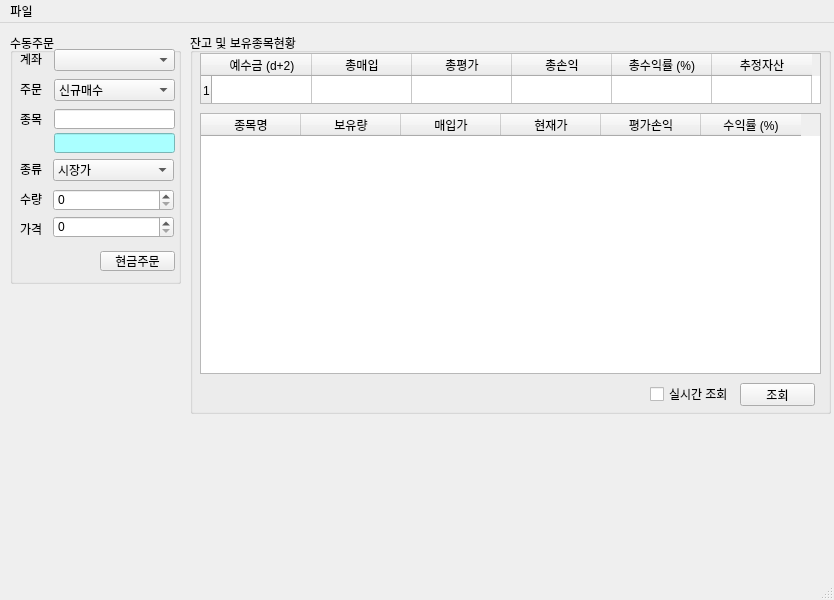
<?xml version="1.0" encoding="UTF-8"?>
<ui version="4.0">
 <class>MainWindow</class>
 <widget class="QMainWindow" name="MainWindow">
  <property name="geometry">
   <rect>
    <x>0</x>
    <y>0</y>
    <width>834</width>
    <height>600</height>
   </rect>
  </property>
  <property name="windowTitle">
   <string>PyTrader for Kiwoom v0.1</string>
  </property>
  <property name="windowIcon">
   <iconset>
    <normaloff>ico.ico</normaloff>ico.ico</iconset>
  </property>
  <widget class="QWidget" name="centralwidget">
   <widget class="QGroupBox" name="groupBox">
    <property name="geometry">
     <rect>
      <x>10</x>
      <y>10</y>
      <width>171</width>
      <height>251</height>
     </rect>
    </property>
    <property name="title">
     <string>수동주문</string>
    </property>
    <widget class="QLabel" name="label">
     <property name="geometry">
      <rect>
       <x>10</x>
       <y>20</y>
       <width>56</width>
       <height>12</height>
      </rect>
     </property>
     <property name="text">
      <string>계좌</string>
     </property>
    </widget>
    <widget class="QLabel" name="label_2">
     <property name="geometry">
      <rect>
       <x>10</x>
       <y>50</y>
       <width>56</width>
       <height>12</height>
      </rect>
     </property>
     <property name="text">
      <string>주문</string>
     </property>
    </widget>
    <widget class="QLabel" name="label_3">
     <property name="geometry">
      <rect>
       <x>10</x>
       <y>80</y>
       <width>56</width>
       <height>12</height>
      </rect>
     </property>
     <property name="text">
      <string>종목</string>
     </property>
    </widget>
    <widget class="QLabel" name="label_4">
     <property name="geometry">
      <rect>
       <x>10</x>
       <y>130</y>
       <width>56</width>
       <height>12</height>
      </rect>
     </property>
     <property name="text">
      <string>종류</string>
     </property>
    </widget>
    <widget class="QLabel" name="label_5">
     <property name="geometry">
      <rect>
       <x>10</x>
       <y>160</y>
       <width>56</width>
       <height>12</height>
      </rect>
     </property>
     <property name="text">
      <string>수량</string>
     </property>
    </widget>
    <widget class="QLabel" name="label_6">
     <property name="geometry">
      <rect>
       <x>10</x>
       <y>190</y>
       <width>56</width>
       <height>12</height>
      </rect>
     </property>
     <property name="text">
      <string>가격</string>
     </property>
    </widget>
    <widget class="QComboBox" name="qtOrder_comboBox_account">
     <property name="geometry">
      <rect>
       <x>44</x>
       <y>16</y>
       <width>121</width>
       <height>22</height>
      </rect>
     </property>
    </widget>
    <widget class="QComboBox" name="qtOrder_comboBox_order">
     <property name="geometry">
      <rect>
       <x>44</x>
       <y>46</y>
       <width>121</width>
       <height>22</height>
      </rect>
     </property>
     <item>
      <property name="text">
       <string>신규매수</string>
      </property>
     </item>
     <item>
      <property name="text">
       <string>신규매도</string>
      </property>
     </item>
     <item>
      <property name="text">
       <string>매수취소</string>
      </property>
     </item>
     <item>
      <property name="text">
       <string>매도취소</string>
      </property>
     </item>
    </widget>
    <widget class="QComboBox" name="qtOrder_comboBox_type">
     <property name="geometry">
      <rect>
       <x>43</x>
       <y>126</y>
       <width>121</width>
       <height>22</height>
      </rect>
     </property>
     <item>
      <property name="text">
       <string>시장가</string>
      </property>
     </item>
     <item>
      <property name="text">
       <string>지정가</string>
      </property>
     </item>
    </widget>
    <widget class="QLineEdit" name="qtOrder_lineEdit_item">
     <property name="geometry">
      <rect>
       <x>44</x>
       <y>76</y>
       <width>121</width>
       <height>20</height>
      </rect>
     </property>
    </widget>
    <widget class="QLineEdit" name="qtOrder_lineEdit_code">
     <property name="geometry">
      <rect>
       <x>44</x>
       <y>100</y>
       <width>121</width>
       <height>20</height>
      </rect>
     </property>
     <property name="styleSheet">
      <string notr="true">background-color:rgb(170, 255, 255);</string>
     </property>
     <property name="readOnly">
      <bool>true</bool>
     </property>
    </widget>
    <widget class="QSpinBox" name="qtOrder_spinBox_qty">
     <property name="geometry">
      <rect>
       <x>43</x>
       <y>156</y>
       <width>121</width>
       <height>22</height>
      </rect>
     </property>
     <property name="maximum">
      <number>1000000</number>
     </property>
    </widget>
    <widget class="QSpinBox" name="qtOrder_spinBox_price">
     <property name="geometry">
      <rect>
       <x>43</x>
       <y>183</y>
       <width>121</width>
       <height>22</height>
      </rect>
     </property>
     <property name="maximum">
      <number>100000000</number>
     </property>
     <property name="singleStep">
      <number>50</number>
     </property>
    </widget>
    <widget class="QPushButton" name="qtOrder_pushButton_sendOrder">
     <property name="geometry">
      <rect>
       <x>90</x>
       <y>218</y>
       <width>75</width>
       <height>20</height>
      </rect>
     </property>
     <property name="text">
      <string>현금주문</string>
     </property>
    </widget>
   </widget>
   <widget class="QGroupBox" name="groupBox_2">
    <property name="geometry">
     <rect>
      <x>190</x>
      <y>10</y>
      <width>641</width>
      <height>381</height>
     </rect>
    </property>
    <property name="title">
     <string>잔고 및 보유종목현황</string>
    </property>
    <widget class="QTableWidget" name="qtTrade_tableWidget">
     <property name="enabled">
      <bool>true</bool>
     </property>
     <property name="geometry">
      <rect>
       <x>10</x>
       <y>20</y>
       <width>621</width>
       <height>51</height>
      </rect>
     </property>
     <property name="editTriggers">
      <set>QAbstractItemView::NoEditTriggers</set>
     </property>
     <property name="rowCount">
      <number>1</number>
     </property>
     <row/>
     <column>
      <property name="text">
       <string>예수금 (d+2)</string>
      </property>
     </column>
     <column>
      <property name="text">
       <string>총매입</string>
      </property>
     </column>
     <column>
      <property name="text">
       <string>총평가</string>
      </property>
     </column>
     <column>
      <property name="text">
       <string>총손익</string>
      </property>
     </column>
     <column>
      <property name="text">
       <string>총수익률 (%)</string>
      </property>
     </column>
     <column>
      <property name="text">
       <string>추정자산</string>
      </property>
     </column>
    </widget>
    <widget class="QTableWidget" name="qtTrade_tableWidget2">
     <property name="geometry">
      <rect>
       <x>10</x>
       <y>80</y>
       <width>621</width>
       <height>261</height>
      </rect>
     </property>
     <property name="editTriggers">
      <set>QAbstractItemView::NoEditTriggers</set>
     </property>
     <column>
      <property name="text">
       <string>종목명</string>
      </property>
     </column>
     <column>
      <property name="text">
       <string>보유량</string>
      </property>
     </column>
     <column>
      <property name="text">
       <string>매입가</string>
      </property>
     </column>
     <column>
      <property name="text">
       <string>현재가</string>
      </property>
     </column>
     <column>
      <property name="text">
       <string>평가손익</string>
      </property>
     </column>
     <column>
      <property name="text">
       <string>수익률 (%)</string>
      </property>
     </column>
    </widget>
    <widget class="QCheckBox" name="qtTrade_checkBox_realtime">
     <property name="geometry">
      <rect>
       <x>460</x>
       <y>351</y>
       <width>81</width>
       <height>20</height>
      </rect>
     </property>
     <property name="text">
      <string>실시간 조회</string>
     </property>
    </widget>
    <widget class="QPushButton" name="qtTrade_pushButton_check">
     <property name="geometry">
      <rect>
       <x>550</x>
       <y>350</y>
       <width>75</width>
       <height>23</height>
      </rect>
     </property>
     <property name="text">
      <string>조회</string>
     </property>
    </widget>
   </widget>
  </widget>
  <widget class="QMenuBar" name="menubar">
   <property name="geometry">
    <rect>
     <x>0</x>
     <y>0</y>
     <width>834</width>
     <height>21</height>
    </rect>
   </property>
   <widget class="QMenu" name="menu">
    <property name="title">
     <string>파일</string>
    </property>
   </widget>
   <addaction name="menu"/>
  </widget>
  <widget class="QStatusBar" name="statusbar"/>
 </widget>
 <resources/>
 <connections/>
</ui>
